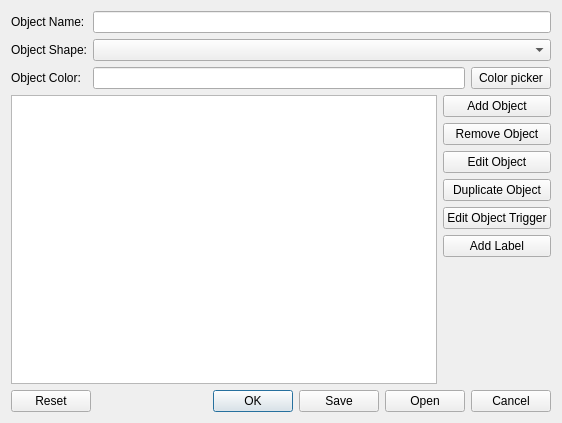
<?xml version="1.0" encoding="UTF-8"?>
<ui version="4.0">
 <class>SysOvrvObjectDialog</class>
 <widget class="QDialog" name="SysOvrvObjectDialog">
  <property name="geometry">
   <rect>
    <x>0</x>
    <y>0</y>
    <width>562</width>
    <height>423</height>
   </rect>
  </property>
  <property name="windowTitle">
   <string>Dialog</string>
  </property>
  <layout class="QVBoxLayout" name="verticalLayout_2">
   <item>
    <layout class="QFormLayout" name="formLayout">
     <item row="0" column="0">
      <widget class="QLabel" name="label">
       <property name="text">
        <string>Object Name:</string>
       </property>
      </widget>
     </item>
     <item row="0" column="1">
      <widget class="QLineEdit" name="objectNameLE"/>
     </item>
     <item row="1" column="0">
      <widget class="QLabel" name="label_2">
       <property name="text">
        <string>Object Shape:</string>
       </property>
      </widget>
     </item>
     <item row="1" column="1">
      <widget class="QComboBox" name="objectShapeComboBox"/>
     </item>
     <item row="2" column="0">
      <widget class="QLabel" name="label_3">
       <property name="text">
        <string>Object Color:</string>
       </property>
      </widget>
     </item>
     <item row="2" column="1">
      <layout class="QHBoxLayout" name="horizontalLayout_2">
       <item>
        <widget class="QLineEdit" name="ObjectColorLE"/>
       </item>
       <item>
        <widget class="QPushButton" name="OpenColorPicker">
         <property name="text">
          <string>Color picker</string>
         </property>
        </widget>
       </item>
      </layout>
     </item>
    </layout>
   </item>
   <item>
    <layout class="QHBoxLayout" name="horizontalLayout">
     <item>
      <widget class="QGraphicsView" name="objectVisualizerGraphicsView"/>
     </item>
     <item>
      <layout class="QVBoxLayout" name="verticalLayout">
       <item>
        <widget class="QPushButton" name="addPropertyBtn">
         <property name="text">
          <string>Add Object</string>
         </property>
        </widget>
       </item>
       <item>
        <widget class="QPushButton" name="rmvPropertyBtn">
         <property name="text">
          <string>Remove Object</string>
         </property>
        </widget>
       </item>
       <item>
        <widget class="QPushButton" name="edtPropertyBtn">
         <property name="text">
          <string>Edit Object</string>
         </property>
        </widget>
       </item>
       <item>
        <widget class="QPushButton" name="pushButton">
         <property name="text">
          <string>Duplicate Object</string>
         </property>
        </widget>
       </item>
       <item>
        <widget class="QPushButton" name="edtTriggerBtn">
         <property name="text">
          <string>Edit Object Trigger</string>
         </property>
        </widget>
       </item>
       <item>
        <widget class="QPushButton" name="addLblBtn">
         <property name="text">
          <string>Add Label</string>
         </property>
        </widget>
       </item>
       <item>
        <spacer name="verticalSpacer">
         <property name="orientation">
          <enum>Qt::Vertical</enum>
         </property>
         <property name="sizeHint" stdset="0">
          <size>
           <width>20</width>
           <height>40</height>
          </size>
         </property>
        </spacer>
       </item>
      </layout>
     </item>
    </layout>
   </item>
   <item>
    <widget class="QDialogButtonBox" name="buttonBox">
     <property name="orientation">
      <enum>Qt::Horizontal</enum>
     </property>
     <property name="standardButtons">
      <set>QDialogButtonBox::Cancel|QDialogButtonBox::Ok|QDialogButtonBox::Open|QDialogButtonBox::Reset|QDialogButtonBox::Save</set>
     </property>
    </widget>
   </item>
  </layout>
 </widget>
 <resources/>
 <connections/>
</ui>
